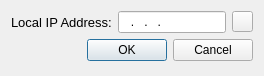
<?xml version="1.0" encoding="UTF-8"?>
<ui version="4.0">
 <class>GenerateConfigFileDialog</class>
 <widget class="QDialog" name="GenerateConfigFileDialog">
  <property name="geometry">
   <rect>
    <x>0</x>
    <y>0</y>
    <width>260</width>
    <height>76</height>
   </rect>
  </property>
  <property name="windowTitle">
   <string>Generate Config </string>
  </property>
  <property name="modal">
   <bool>true</bool>
  </property>
  <layout class="QFormLayout" name="formLayout">
   <item row="0" column="0">
    <widget class="QLabel" name="config_ip">
     <property name="font">
      <font>
       <pointsize>10</pointsize>
      </font>
     </property>
     <property name="text">
      <string>Local IP Address:</string>
     </property>
    </widget>
   </item>
   <item row="0" column="1">
    <layout class="QHBoxLayout" name="horizontalLayout">
     <item>
      <widget class="QLineEdit" name="config_ip_edit">
       <property name="minimumSize">
        <size>
         <width>108</width>
         <height>22</height>
        </size>
       </property>
       <property name="maximumSize">
        <size>
         <width>108</width>
         <height>22</height>
        </size>
       </property>
       <property name="inputMethodHints">
        <set>Qt::ImhDigitsOnly</set>
       </property>
       <property name="inputMask">
        <string>000.000.000.000</string>
       </property>
       <property name="cursorMoveStyle">
        <enum>Qt::LogicalMoveStyle</enum>
       </property>
       <property name="clearButtonEnabled">
        <bool>false</bool>
       </property>
      </widget>
     </item>
     <item>
      <widget class="QPushButton" name="ip_auto_populate">
       <property name="minimumSize">
        <size>
         <width>21</width>
         <height>21</height>
        </size>
       </property>
       <property name="maximumSize">
        <size>
         <width>21</width>
         <height>21</height>
        </size>
       </property>
       <property name="text">
        <string/>
       </property>
       <property name="icon">
        <iconset resource="resources.qrc">
         <normaloff>:/icons/Resources/icon_lookup.png</normaloff>:/icons/Resources/icon_lookup.png</iconset>
       </property>
       <property name="flat">
        <bool>false</bool>
       </property>
      </widget>
     </item>
    </layout>
   </item>
   <item row="1" column="0" colspan="2">
    <widget class="QDialogButtonBox" name="buttonBox">
     <property name="orientation">
      <enum>Qt::Horizontal</enum>
     </property>
     <property name="standardButtons">
      <set>QDialogButtonBox::Cancel|QDialogButtonBox::Ok</set>
     </property>
    </widget>
   </item>
  </layout>
 </widget>
 <tabstops>
  <tabstop>config_ip_edit</tabstop>
 </tabstops>
 <resources>
  <include location="resources.qrc"/>
 </resources>
 <connections>
  <connection>
   <sender>buttonBox</sender>
   <signal>accepted()</signal>
   <receiver>GenerateConfigFileDialog</receiver>
   <slot>accept()</slot>
   <hints>
    <hint type="sourcelabel">
     <x>248</x>
     <y>254</y>
    </hint>
    <hint type="destinationlabel">
     <x>157</x>
     <y>274</y>
    </hint>
   </hints>
  </connection>
  <connection>
   <sender>buttonBox</sender>
   <signal>rejected()</signal>
   <receiver>GenerateConfigFileDialog</receiver>
   <slot>reject()</slot>
   <hints>
    <hint type="sourcelabel">
     <x>316</x>
     <y>260</y>
    </hint>
    <hint type="destinationlabel">
     <x>286</x>
     <y>274</y>
    </hint>
   </hints>
  </connection>
 </connections>
</ui>
